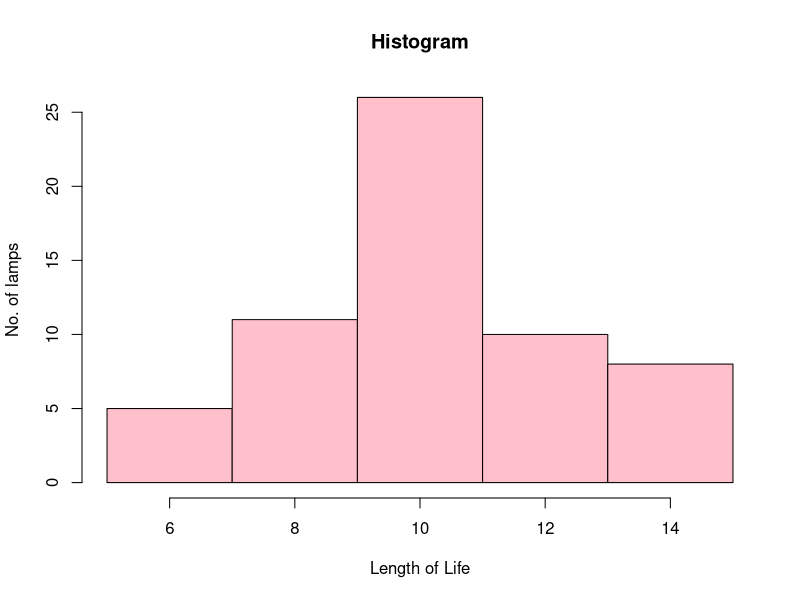

R code for this plot:
lb=c(5,7,9,11,13)
ub=c(7,9,11,13,15)
x=(lb+ub)/2
f=c(5,11,26,10,8)
brks=c(lb[1],ub)
y=rep(x,f)
hist(y,breaks = brks,col = "pink",main = "Histogram",xlab = "Length of Life",ylab = "No. of lamps")
